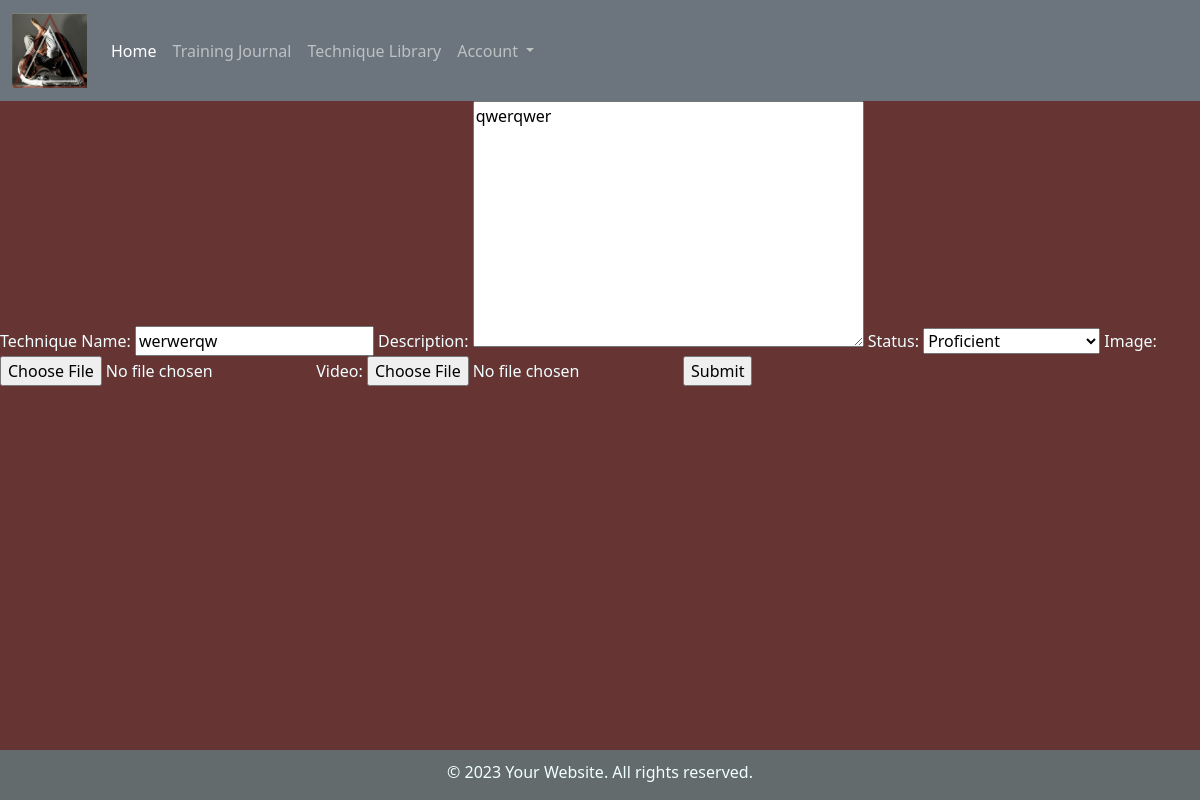
The app's page /updatetechnique/5/ (signed in) with its own data.
### djangoApp/models.py (models this page shows, shortened)
class TechniqueLibraryEntry(models.Model):
    STATUS = (
        ('Needs Improvement', 'Needs Improvement'),
        ('Proficient', 'Proficient'),
        ('Mastered', 'Mastered'),
    )
    id = models.AutoField(primary_key=True)
    user = models.ForeignKey(User, on_delete=models.CASCADE, null=True)
    Technique_Name = models.CharField(max_length=200, null=True)
    Description = models.TextField(blank=True, null=True)
    Date_Added = models.DateTimeField(auto_now_add=True, null=True)
    Status = models.CharField(max_length=200, null=True, choices=STATUS)
    image = models.ImageField(upload_to='technique_library_images/', blank=True, null=True)
    video = models.FileField(upload_to='technique_library_videos/', blank=True, null=True)

### djangoApp/views.py (the view)
# urls.py: path('updatetechnique/<str:pk>/', views.updatetechnique, name='updatetechnique'),
@login_required(login_url='loginpage')
def updatetechnique(request, pk):
   techniqueentry = TechniqueLibraryEntry.objects.get(id=pk)
   form = TechniqueForm(instance=techniqueentry)
   if request.method== 'POST':
         form= TechniqueForm(request.POST, request.FILES, instance=techniqueentry)
         if form.is_valid():
            form.save()
            return redirect('techniquelibrary')
   else:
      form = TechniqueForm(instance=techniqueentry, user=request.user)
   context={'tform':form}
   return render (request, 'djangoApp/techniqueform.html', context)

### djangoApp/forms.py (shortened to what this page needs)
class TechniqueForm(ModelForm):
    def __init__(self, *args, **kwargs):
        self.user = kwargs.pop('user', None)  # Get the user from the kwargs
        super().__init__(*args, **kwargs)
        self.fields['image'].widget = FileInput(attrs={'class': 'form-control-file'})
        self.fields['video'].widget = FileInput(attrs={'class': 'form-control-file'})
    class Meta:
        model = TechniqueLibraryEntry
        fields = ['Technique_Name', 'Description','Status', 'image', 'video']

### djangoApp/templates/djangoApp/techniqueform.html (shortened to what this page needs)
{% extends 'djangoApp/home.html' %}
{% block content %}
            <form action="" method="POST" enctype="multipart/form-data">
                {{tform}}
            <input type = "submit" name="Submit">
{% endblock %}

### djangoApp/templates/djangoApp/main.html (style rules this page uses)
body { background-color: rgb(103, 52, 52); color:azure }

### records on screen
TechniqueLibraryEntry: Technique_Name "werwerqw", Description "qwerqwer", Status "Proficient"
